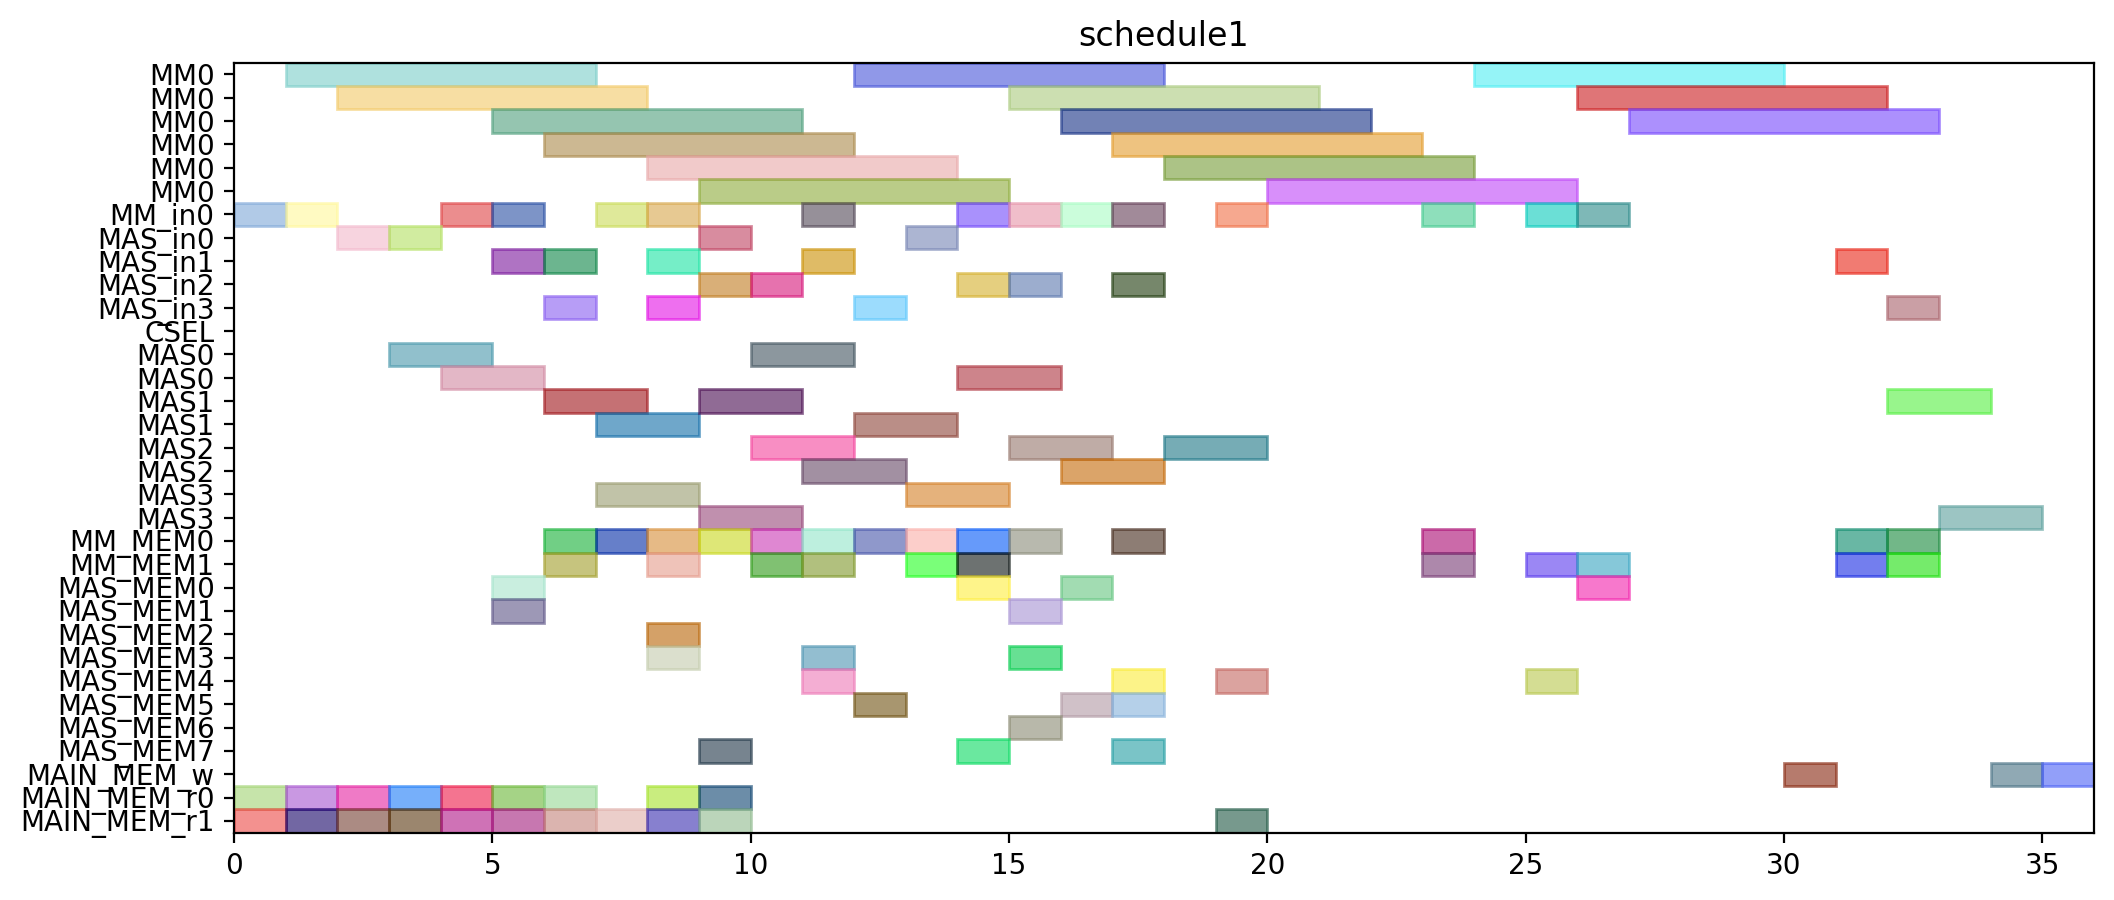

Recreate this plot in Python.
from pyschedule import Scenario, solvers, plotters, alt


def solve():
	horizon = 146
	S = Scenario("schedule1", horizon=horizon)

	# resource
	MM = S.Resources('MM', num=1, size=6)
	MM_in = S.Resources('MM_in', num=1)
	MAS_in = S.Resources('MAS_in', num=4)
	CSEL = S.Resource('CSEL')
	MAS = S.Resources('MAS', num=4, size=2, periods=range(1, horizon))
	MM_MEM = S.Resources('MM_MEM', num=2)
	MAS_MEM = S.Resources('MAS_MEM', num=8)
	MAIN_MEM_w = S.Resource('MAIN_MEM_w', size=1)
	MAIN_MEM_r = S.Resources('MAIN_MEM_r', num=2)

	# result of previous scheduling
	t0_in = S.Task('t0_in', length=1, delay_cost=1)
	S += t0_in >= 0
	t0_in += MM_in[0]

	t0_mem0 = S.Task('t0_mem0', length=1, delay_cost=1)
	S += t0_mem0 >= 0
	t0_mem0 += MAIN_MEM_r[0]

	t0_mem1 = S.Task('t0_mem1', length=1, delay_cost=1)
	S += t0_mem1 >= 0
	t0_mem1 += MAIN_MEM_r[1]

	t0 = S.Task('t0', length=6, delay_cost=1)
	S += t0 >= 1
	t0 += MM[0]

	t2_in = S.Task('t2_in', length=1, delay_cost=1)
	S += t2_in >= 1
	t2_in += MM_in[0]

	t2_mem0 = S.Task('t2_mem0', length=1, delay_cost=1)
	S += t2_mem0 >= 1
	t2_mem0 += MAIN_MEM_r[0]

	t2_mem1 = S.Task('t2_mem1', length=1, delay_cost=1)
	S += t2_mem1 >= 1
	t2_mem1 += MAIN_MEM_r[1]

	t2 = S.Task('t2', length=6, delay_cost=1)
	S += t2 >= 2
	t2 += MM[0]

	t3_in = S.Task('t3_in', length=1, delay_cost=1)
	S += t3_in >= 2
	t3_in += MAS_in[0]

	t3_mem0 = S.Task('t3_mem0', length=1, delay_cost=1)
	S += t3_mem0 >= 2
	t3_mem0 += MAIN_MEM_r[0]

	t3_mem1 = S.Task('t3_mem1', length=1, delay_cost=1)
	S += t3_mem1 >= 2
	t3_mem1 += MAIN_MEM_r[1]

	t3 = S.Task('t3', length=2, delay_cost=1)
	S += t3 >= 3
	t3 += MAS[0]

	t4_in = S.Task('t4_in', length=1, delay_cost=1)
	S += t4_in >= 3
	t4_in += MAS_in[0]

	t4_mem0 = S.Task('t4_mem0', length=1, delay_cost=1)
	S += t4_mem0 >= 3
	t4_mem0 += MAIN_MEM_r[0]

	t4_mem1 = S.Task('t4_mem1', length=1, delay_cost=1)
	S += t4_mem1 >= 3
	t4_mem1 += MAIN_MEM_r[1]

	t1_in = S.Task('t1_in', length=1, delay_cost=1)
	S += t1_in >= 4
	t1_in += MM_in[0]

	t1_mem0 = S.Task('t1_mem0', length=1, delay_cost=1)
	S += t1_mem0 >= 4
	t1_mem0 += MAIN_MEM_r[0]

	t1_mem1 = S.Task('t1_mem1', length=1, delay_cost=1)
	S += t1_mem1 >= 4
	t1_mem1 += MAIN_MEM_r[1]

	t4 = S.Task('t4', length=2, delay_cost=1)
	S += t4 >= 4
	t4 += MAS[0]

	t1 = S.Task('t1', length=6, delay_cost=1)
	S += t1 >= 5
	t1 += MM[0]

	t5_in = S.Task('t5_in', length=1, delay_cost=1)
	S += t5_in >= 5
	t5_in += MM_in[0]

	t5_mem0 = S.Task('t5_mem0', length=1, delay_cost=1)
	S += t5_mem0 >= 5
	t5_mem0 += MAS_MEM[0]

	t5_mem1 = S.Task('t5_mem1', length=1, delay_cost=1)
	S += t5_mem1 >= 5
	t5_mem1 += MAS_MEM[1]

	t8_in = S.Task('t8_in', length=1, delay_cost=1)
	S += t8_in >= 5
	t8_in += MAS_in[1]

	t8_mem0 = S.Task('t8_mem0', length=1, delay_cost=1)
	S += t8_mem0 >= 5
	t8_mem0 += MAIN_MEM_r[0]

	t8_mem1 = S.Task('t8_mem1', length=1, delay_cost=1)
	S += t8_mem1 >= 5
	t8_mem1 += MAIN_MEM_r[1]

	t18_in = S.Task('t18_in', length=1, delay_cost=1)
	S += t18_in >= 6
	t18_in += MAS_in[3]

	t18_mem0 = S.Task('t18_mem0', length=1, delay_cost=1)
	S += t18_mem0 >= 6
	t18_mem0 += MM_MEM[0]

	t18_mem1 = S.Task('t18_mem1', length=1, delay_cost=1)
	S += t18_mem1 >= 6
	t18_mem1 += MM_MEM[1]

	t5 = S.Task('t5', length=6, delay_cost=1)
	S += t5 >= 6
	t5 += MM[0]

	t8 = S.Task('t8', length=2, delay_cost=1)
	S += t8 >= 6
	t8 += MAS[1]

	t9_in = S.Task('t9_in', length=1, delay_cost=1)
	S += t9_in >= 6
	t9_in += MAS_in[1]

	t9_mem0 = S.Task('t9_mem0', length=1, delay_cost=1)
	S += t9_mem0 >= 6
	t9_mem0 += MAIN_MEM_r[0]

	t9_mem1 = S.Task('t9_mem1', length=1, delay_cost=1)
	S += t9_mem1 >= 6
	t9_mem1 += MAIN_MEM_r[1]

	t18 = S.Task('t18', length=2, delay_cost=1)
	S += t18 >= 7
	t18 += MAS[3]

	t20_in = S.Task('t20_in', length=1, delay_cost=1)
	S += t20_in >= 7
	t20_in += MM_in[0]

	t20_mem0 = S.Task('t20_mem0', length=1, delay_cost=1)
	S += t20_mem0 >= 7
	t20_mem0 += MM_MEM[0]

	t20_mem1 = S.Task('t20_mem1', length=1, delay_cost=1)
	S += t20_mem1 >= 7
	t20_mem1 += MAIN_MEM_r[1]

	t9 = S.Task('t9', length=2, delay_cost=1)
	S += t9 >= 7
	t9 += MAS[1]

	t10_in = S.Task('t10_in', length=1, delay_cost=1)
	S += t10_in >= 8
	t10_in += MM_in[0]

	t10_mem0 = S.Task('t10_mem0', length=1, delay_cost=1)
	S += t10_mem0 >= 8
	t10_mem0 += MAS_MEM[2]

	t10_mem1 = S.Task('t10_mem1', length=1, delay_cost=1)
	S += t10_mem1 >= 8
	t10_mem1 += MAS_MEM[3]

	t14_in = S.Task('t14_in', length=1, delay_cost=1)
	S += t14_in >= 8
	t14_in += MAS_in[1]

	t14_mem0 = S.Task('t14_mem0', length=1, delay_cost=1)
	S += t14_mem0 >= 8
	t14_mem0 += MAIN_MEM_r[0]

	t14_mem1 = S.Task('t14_mem1', length=1, delay_cost=1)
	S += t14_mem1 >= 8
	t14_mem1 += MAIN_MEM_r[1]

	t16_in = S.Task('t16_in', length=1, delay_cost=1)
	S += t16_in >= 8
	t16_in += MAS_in[3]

	t16_mem0 = S.Task('t16_mem0', length=1, delay_cost=1)
	S += t16_mem0 >= 8
	t16_mem0 += MM_MEM[0]

	t16_mem1 = S.Task('t16_mem1', length=1, delay_cost=1)
	S += t16_mem1 >= 8
	t16_mem1 += MM_MEM[1]

	t20 = S.Task('t20', length=6, delay_cost=1)
	S += t20 >= 8
	t20 += MM[0]

	t10 = S.Task('t10', length=6, delay_cost=1)
	S += t10 >= 9
	t10 += MM[0]

	t13_in = S.Task('t13_in', length=1, delay_cost=1)
	S += t13_in >= 9
	t13_in += MAS_in[2]

	t13_mem0 = S.Task('t13_mem0', length=1, delay_cost=1)
	S += t13_mem0 >= 9
	t13_mem0 += MAIN_MEM_r[0]

	t13_mem1 = S.Task('t13_mem1', length=1, delay_cost=1)
	S += t13_mem1 >= 9
	t13_mem1 += MAIN_MEM_r[1]

	t14 = S.Task('t14', length=2, delay_cost=1)
	S += t14 >= 9
	t14 += MAS[1]

	t16 = S.Task('t16', length=2, delay_cost=1)
	S += t16 >= 9
	t16 += MAS[3]

	t19_in = S.Task('t19_in', length=1, delay_cost=1)
	S += t19_in >= 9
	t19_in += MAS_in[0]

	t19_mem0 = S.Task('t19_mem0', length=1, delay_cost=1)
	S += t19_mem0 >= 9
	t19_mem0 += MM_MEM[0]

	t19_mem1 = S.Task('t19_mem1', length=1, delay_cost=1)
	S += t19_mem1 >= 9
	t19_mem1 += MAS_MEM[7]

	t13 = S.Task('t13', length=2, delay_cost=1)
	S += t13 >= 10
	t13 += MAS[2]

	t19 = S.Task('t19', length=2, delay_cost=1)
	S += t19 >= 10
	t19 += MAS[0]

	t6_in = S.Task('t6_in', length=1, delay_cost=1)
	S += t6_in >= 10
	t6_in += MAS_in[2]

	t6_mem0 = S.Task('t6_mem0', length=1, delay_cost=1)
	S += t6_mem0 >= 10
	t6_mem0 += MM_MEM[0]

	t6_mem1 = S.Task('t6_mem1', length=1, delay_cost=1)
	S += t6_mem1 >= 10
	t6_mem1 += MM_MEM[1]

	t11_in = S.Task('t11_in', length=1, delay_cost=1)
	S += t11_in >= 11
	t11_in += MAS_in[1]

	t11_mem0 = S.Task('t11_mem0', length=1, delay_cost=1)
	S += t11_mem0 >= 11
	t11_mem0 += MM_MEM[0]

	t11_mem1 = S.Task('t11_mem1', length=1, delay_cost=1)
	S += t11_mem1 >= 11
	t11_mem1 += MM_MEM[1]

	t15_in = S.Task('t15_in', length=1, delay_cost=1)
	S += t15_in >= 11
	t15_in += MM_in[0]

	t15_mem0 = S.Task('t15_mem0', length=1, delay_cost=1)
	S += t15_mem0 >= 11
	t15_mem0 += MAS_MEM[4]

	t15_mem1 = S.Task('t15_mem1', length=1, delay_cost=1)
	S += t15_mem1 >= 11
	t15_mem1 += MAS_MEM[3]

	t6 = S.Task('t6', length=2, delay_cost=1)
	S += t6 >= 11
	t6 += MAS[2]

	t11 = S.Task('t11', length=2, delay_cost=1)
	S += t11 >= 12
	t11 += MAS[1]

	t15 = S.Task('t15', length=6, delay_cost=1)
	S += t15 >= 12
	t15 += MM[0]

	t7_in = S.Task('t7_in', length=1, delay_cost=1)
	S += t7_in >= 12
	t7_in += MAS_in[3]

	t7_mem0 = S.Task('t7_mem0', length=1, delay_cost=1)
	S += t7_mem0 >= 12
	t7_mem0 += MM_MEM[0]

	t7_mem1 = S.Task('t7_mem1', length=1, delay_cost=1)
	S += t7_mem1 >= 12
	t7_mem1 += MAS_MEM[5]

	t22_in = S.Task('t22_in', length=1, delay_cost=1)
	S += t22_in >= 13
	t22_in += MAS_in[0]

	t22_mem0 = S.Task('t22_mem0', length=1, delay_cost=1)
	S += t22_mem0 >= 13
	t22_mem0 += MM_MEM[0]

	t22_mem1 = S.Task('t22_mem1', length=1, delay_cost=1)
	S += t22_mem1 >= 13
	t22_mem1 += MM_MEM[1]

	t7 = S.Task('t7', length=2, delay_cost=1)
	S += t7 >= 13
	t7 += MAS[3]

	t21_in = S.Task('t21_in', length=1, delay_cost=1)
	S += t21_in >= 14
	t21_in += MAS_in[2]

	t21_mem0 = S.Task('t21_mem0', length=1, delay_cost=1)
	S += t21_mem0 >= 14
	t21_mem0 += MM_MEM[0]

	t21_mem1 = S.Task('t21_mem1', length=1, delay_cost=1)
	S += t21_mem1 >= 14
	t21_mem1 += MM_MEM[1]

	t22 = S.Task('t22', length=2, delay_cost=1)
	S += t22 >= 14
	t22 += MAS[0]

	t28_in = S.Task('t28_in', length=1, delay_cost=1)
	S += t28_in >= 14
	t28_in += MM_in[0]

	t28_mem0 = S.Task('t28_mem0', length=1, delay_cost=1)
	S += t28_mem0 >= 14
	t28_mem0 += MAS_MEM[0]

	t28_mem1 = S.Task('t28_mem1', length=1, delay_cost=1)
	S += t28_mem1 >= 14
	t28_mem1 += MAS_MEM[7]

	t12_in = S.Task('t12_in', length=1, delay_cost=1)
	S += t12_in >= 15
	t12_in += MAS_in[2]

	t12_mem0 = S.Task('t12_mem0', length=1, delay_cost=1)
	S += t12_mem0 >= 15
	t12_mem0 += MM_MEM[0]

	t12_mem1 = S.Task('t12_mem1', length=1, delay_cost=1)
	S += t12_mem1 >= 15
	t12_mem1 += MAS_MEM[3]

	t21 = S.Task('t21', length=2, delay_cost=1)
	S += t21 >= 15
	t21 += MAS[2]

	t25_in = S.Task('t25_in', length=1, delay_cost=1)
	S += t25_in >= 15
	t25_in += MM_in[0]

	t25_mem0 = S.Task('t25_mem0', length=1, delay_cost=1)
	S += t25_mem0 >= 15
	t25_mem0 += MAS_MEM[6]

	t25_mem1 = S.Task('t25_mem1', length=1, delay_cost=1)
	S += t25_mem1 >= 15
	t25_mem1 += MAS_MEM[1]

	t28 = S.Task('t28', length=6, delay_cost=1)
	S += t28 >= 15
	t28 += MM[0]

	t12 = S.Task('t12', length=2, delay_cost=1)
	S += t12 >= 16
	t12 += MAS[2]

	t25 = S.Task('t25', length=6, delay_cost=1)
	S += t25 >= 16
	t25 += MM[0]

	t27_in = S.Task('t27_in', length=1, delay_cost=1)
	S += t27_in >= 16
	t27_in += MM_in[0]

	t27_mem0 = S.Task('t27_mem0', length=1, delay_cost=1)
	S += t27_mem0 >= 16
	t27_mem0 += MAS_MEM[0]

	t27_mem1 = S.Task('t27_mem1', length=1, delay_cost=1)
	S += t27_mem1 >= 16
	t27_mem1 += MAS_MEM[5]

	t17_in = S.Task('t17_in', length=1, delay_cost=1)
	S += t17_in >= 17
	t17_in += MAS_in[2]

	t17_mem0 = S.Task('t17_mem0', length=1, delay_cost=1)
	S += t17_mem0 >= 17
	t17_mem0 += MM_MEM[0]

	t17_mem1 = S.Task('t17_mem1', length=1, delay_cost=1)
	S += t17_mem1 >= 17
	t17_mem1 += MAS_MEM[7]

	t27 = S.Task('t27', length=6, delay_cost=1)
	S += t27 >= 17
	t27 += MM[0]

	t29_in = S.Task('t29_in', length=1, delay_cost=1)
	S += t29_in >= 17
	t29_in += MM_in[0]

	t29_mem0 = S.Task('t29_mem0', length=1, delay_cost=1)
	S += t29_mem0 >= 17
	t29_mem0 += MAS_MEM[4]

	t29_mem1 = S.Task('t29_mem1', length=1, delay_cost=1)
	S += t29_mem1 >= 17
	t29_mem1 += MAS_MEM[5]

	t17 = S.Task('t17', length=2, delay_cost=1)
	S += t17 >= 18
	t17 += MAS[2]

	t29 = S.Task('t29', length=6, delay_cost=1)
	S += t29 >= 18
	t29 += MM[0]

	t23_in = S.Task('t23_in', length=1, delay_cost=1)
	S += t23_in >= 19
	t23_in += MM_in[0]

	t23_mem0 = S.Task('t23_mem0', length=1, delay_cost=1)
	S += t23_mem0 >= 19
	t23_mem0 += MAS_MEM[4]

	t23_mem1 = S.Task('t23_mem1', length=1, delay_cost=1)
	S += t23_mem1 >= 19
	t23_mem1 += MAIN_MEM_r[1]

	t23 = S.Task('t23', length=6, delay_cost=1)
	S += t23 >= 20
	t23 += MM[0]


	# new tasks
	t24 = S.Task('t24', length=6, delay_cost=1)
	t24 += alt(MM)
	t24_in = S.Task('t24_in', length=1, delay_cost=1)
	t24_in += alt(MM_in)
	S += t24_in*MM_in[0]<=t24*MM[0]
	t24_mem0 = S.Task('t24_mem0', length=1, delay_cost=1)
	t24_mem0 += MAS_MEM[4]
	S += 17 < t24_mem0
	S += t24_mem0 <= t24

	t24_mem1 = S.Task('t24_mem1', length=1, delay_cost=1)
	t24_mem1 += MM_MEM[1]
	S += 25 < t24_mem1
	S += t24_mem1 <= t24

	t26 = S.Task('t26', length=6, delay_cost=1)
	t26 += alt(MM)
	t26_in = S.Task('t26_in', length=1, delay_cost=1)
	t26_in += alt(MM_in)
	S += t26_in*MM_in[0]<=t26*MM[0]
	t26_mem0 = S.Task('t26_mem0', length=1, delay_cost=1)
	t26_mem0 += MAS_MEM[0]
	S += 11 < t26_mem0
	S += t26_mem0 <= t26

	t26_mem1 = S.Task('t26_mem1', length=1, delay_cost=1)
	t26_mem1 += MM_MEM[1]
	S += 25 < t26_mem1
	S += t26_mem1 <= t26

	PZ_new = S.Task('PZ_new', length=6, delay_cost=1)
	PZ_new += alt(MM)
	PZ_new_in = S.Task('PZ_new_in', length=1, delay_cost=1)
	PZ_new_in += alt(MM_in)
	S += PZ_new_in*MM_in[0]<=PZ_new*MM[0]
	S += 0<PZ_new

	PZ_new_w = S.Task('PZ_new_w', length=1, delay_cost=1)
	PZ_new_w += alt(MAIN_MEM_w)
	S += PZ_new <= PZ_new_w

	PZ_new_mem0 = S.Task('PZ_new_mem0', length=1, delay_cost=1)
	PZ_new_mem0 += MM_MEM[0]
	S += 23 < PZ_new_mem0
	S += PZ_new_mem0 <= PZ_new

	PZ_new_mem1 = S.Task('PZ_new_mem1', length=1, delay_cost=1)
	PZ_new_mem1 += MM_MEM[1]
	S += 20 < PZ_new_mem1
	S += PZ_new_mem1 <= PZ_new

	PX_new = S.Task('PX_new', length=2, delay_cost=1)
	PX_new += alt(MAS)
	PX_new_in = S.Task('PX_new_in', length=1, delay_cost=1)
	PX_new_in += alt(MAS_in)
	S += PX_new_in*MAS_in[0]<=PX_new*MAS[0]

	S += PX_new_in*MAS_in[1]<=PX_new*MAS[1]

	S += PX_new_in*MAS_in[2]<=PX_new*MAS[2]

	S += PX_new_in*MAS_in[3]<=PX_new*MAS[3]

	S += 0<PX_new

	PX_new_w = S.Task('PX_new_w', length=1, delay_cost=1)
	PX_new_w += alt(MAIN_MEM_w)
	S += PX_new <= PX_new_w

	PX_new_mem0 = S.Task('PX_new_mem0', length=1, delay_cost=1)
	PX_new_mem0 += MM_MEM[0]
	S += 21 < PX_new_mem0
	S += PX_new_mem0 <= PX_new

	PX_new_mem1 = S.Task('PX_new_mem1', length=1, delay_cost=1)
	PX_new_mem1 += alt(MM_MEM)
	S += (t24*MM[0])-1 < PX_new_mem1*MM_MEM[1]
	S += PX_new_mem1 <= PX_new

	PY_new = S.Task('PY_new', length=2, delay_cost=1)
	PY_new += alt(MAS)
	PY_new_in = S.Task('PY_new_in', length=1, delay_cost=1)
	PY_new_in += alt(MAS_in)
	S += PY_new_in*MAS_in[0]<=PY_new*MAS[0]

	S += PY_new_in*MAS_in[1]<=PY_new*MAS[1]

	S += PY_new_in*MAS_in[2]<=PY_new*MAS[2]

	S += PY_new_in*MAS_in[3]<=PY_new*MAS[3]

	S += 0<PY_new

	PY_new_w = S.Task('PY_new_w', length=1, delay_cost=1)
	PY_new_w += alt(MAIN_MEM_w)
	S += PY_new <= PY_new_w

	PY_new_mem0 = S.Task('PY_new_mem0', length=1, delay_cost=1)
	PY_new_mem0 += MM_MEM[0]
	S += 22 < PY_new_mem0
	S += PY_new_mem0 <= PY_new

	PY_new_mem1 = S.Task('PY_new_mem1', length=1, delay_cost=1)
	PY_new_mem1 += alt(MM_MEM)
	S += (t26*MM[0])-1 < PY_new_mem1*MM_MEM[1]
	S += PY_new_mem1 <= PY_new

	solvers.mip.solve(S,msg=1,kind='CPLEX',ratio_gap=1.01)

	solution = [['hoge']*len(S.solution()[1]) for i in range(len(S.solution()))]
	for i in range(len(S.solution())):
		for j in range(len(S.solution()[i])):
			solution[i][j]=str(S.solution()[i][j])
	print(solution)

	cycles = int(solution[-1][3])

	pic_file_name = "/home/mfukuda/ABE/multiRAM_multiMAS_16mux/scheduling_result/stage6MM1_stage2MAS4/EP_ADD_A_0/schedule1.png"
	if(S.solution() != []):
		plotters.matplotlib.plot(S,img_filename=pic_file_name, show_task_labels=False, fig_size=(cycles*0.25+3, 5))

	return solution
